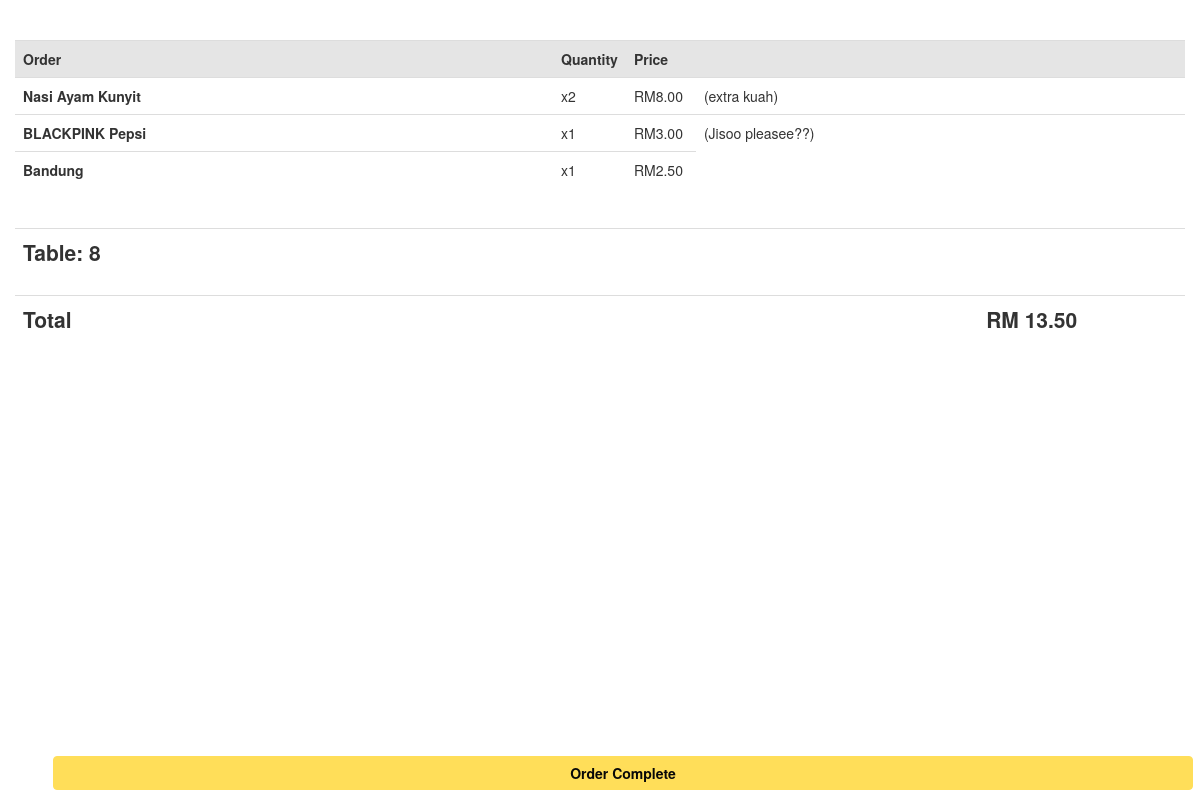
The app's page /orderdetails.php?oid=1 with its own data.
### tables this page shows
CREATE TABLE `orderedfood` (
  `ordersid` int(255) NOT NULL,
  `menuid` int(255) NOT NULL,
  `menuname` varchar(255) NOT NULL,
  `menuquantity` int(255) NOT NULL,
  `additionalcomments` varchar(255) NOT NULL,
  `orderedprice` decimal(9,2) NOT NULL
);

CREATE TABLE `orders` (
  `ordersid` int(255) NOT NULL,
  `ordersamount` decimal(9,2) NOT NULL,
  `orderstatus` varchar(255) DEFAULT NULL,
  `tablenumber` int(255) DEFAULT NULL,
  `orderdate` timestamp NULL DEFAULT NULL,
  `ordertime` time NOT NULL
);

### orderdetails.php (the view, shortened to what this page needs)
<?php
  include_once 'database.php';
?>
<!DOCTYPE html>
<html>
<head>
    <link href="css/bootstrap.min.css" rel="stylesheet">
<body>
<?php
$per_page = 10;
if (isset($_GET["page"]))
  $page = $_GET["page"];
else
  $page = 1;
$start_from = ($page-1) * $per_page;
try {
  $conn = new PDO("mysql:host=$servername;dbname=$dbname", $username, $password);
  $conn->setAttribute(PDO::ATTR_ERRMODE, PDO::ERRMODE_EXCEPTION);
    $stmt = $conn->prepare("SELECT * FROM orderedfood LEFT JOIN orders ON orders.ordersid=orderedfood.ordersid WHERE orderedfood.ordersid = :oid  LIMIT $start_from, $per_page");
  $stmt->bindParam(':oid', $pid, PDO::PARAM_STR);
  $stmt->execute();
  $result = $stmt->fetchAll();
  }
catch(PDOException $e) {
    echo "Error: " . $e->getMessage();
}
?>
<div class="container-fluid">
  <table class="table" style="border: none">
    <tr style="font-weight:bold; background-color: #E5E5E5">
    <br>
    <br>
      <th>Order</th>
      <th>Quantity</th>
      <th>Price</th>
      <th></th>
    </tr>
    <?php
      foreach($result as $readrow) {
    ?>
      <tr>
          <td ><?php echo "<strong>". $readrow["menuname"] ."</strong>"; ?></td>
          <td style="width: 70px">x<?php echo  $readrow["menuquantity"]; ?> </td>
          <td style="width: 70px">RM<?php echo number_format($readrow["menuquantity"] * $readrow["orderedprice"], 2); ?> </td>
          <?php if (!empty($readrow['additionalcomments'])) { ?>
          <td><?php echo "(". $readrow["additionalcomments"] . ")" ?></td>
          <?php } ?>
      </tr>
      <?php
      }
      ?>
      </table>
      <table class="table" style="border: none; font-size: 150%">
        <tr>
        <td >
                        <?php if ($readrow['tablenumber']=="0"){
                          echo "<b>Take Away</b>";
                        } else {
                        echo  "<strong>Table: ".  $readrow['tablenumber'] ."</strong>";
                        }?>
                       </td>
            <td></td>
        </tr>
    </table>
      <table class="table" style="border: none; font-size: 150%">
        <tr>
            <td colspan="3" align ="left"><strong>Total</strong></td>
              <td align="right"><strong>RM <?php echo $readrow["ordersamount"]; ?></strong></td>
            <td></td>
        </tr>
    </table>
    <form id="forstatusupdate" method="post" action="updatestatus.php">
<br>
    <br>
      <button type="submit" name="submit" class="btn btn-success; pull-right; border-radius:1px" style="vertical-align: bottom; position: absolute; bottom: 10px; right: 7px; width: 95%; background-color: #FFDE59; border-color: #FFDE59" onclick="return confirm('Are you sure you want to confirm this order is done?');">
            <?php echo '<span style="color:#080808; text-align:center"> <b>Order Complete</b></span>'; ?>
            </button>
    </form>
</div>
</body>
</head>
</html>

### records on screen
orderedfood: menuname "Nasi Ayam Kunyit", menuquantity "2", $readrow["menuquantity"] * $readrow["orderedprice"] "8.00", additionalcomments "extra kuah"
orderedfood: menuname "BLACKPINK Pepsi", menuquantity "1", $readrow['menuquantity']*$readrow['orderedprice'] "3.00", additionalcomments "Jisoo pleasee??"
orderedfood: menuname "Bandung", menuquantity "1", $readrow['menuquantity']*$readrow['orderedprice'] "2.50"
orders: tablenumber "8", ordersamount "13.50"
